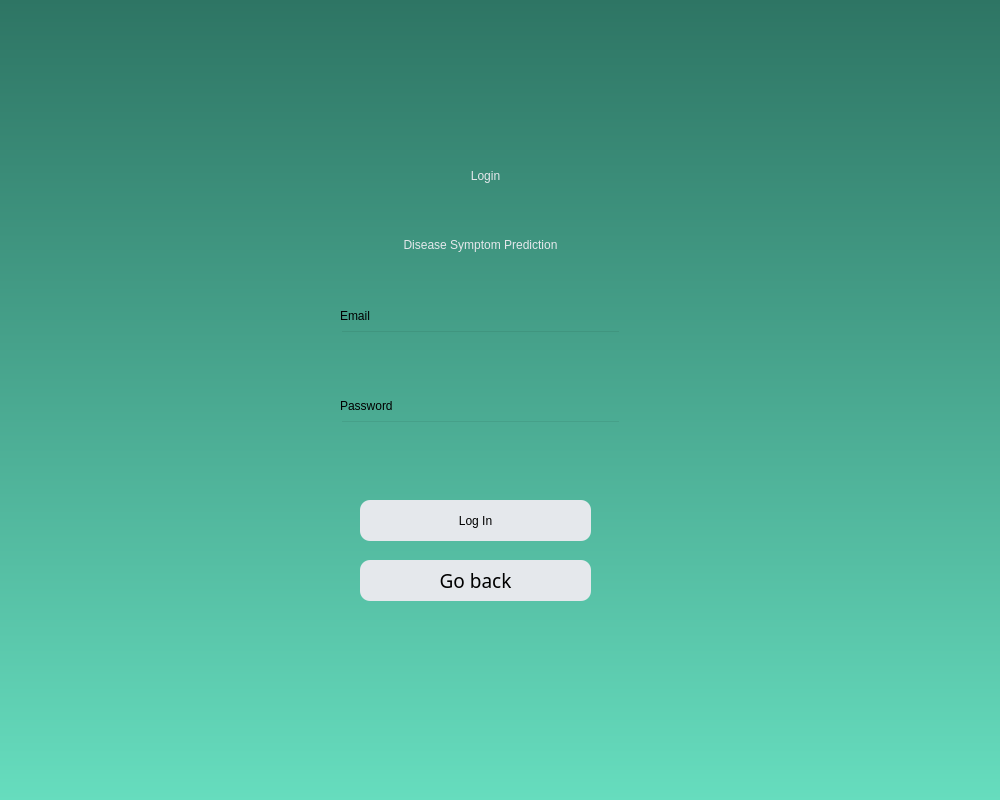
<?xml version="1.0" encoding="UTF-8"?>
<ui version="4.0">
 <class>Dialog</class>
 <widget class="QDialog" name="Dialog">
  <property name="geometry">
   <rect>
    <x>0</x>
    <y>0</y>
    <width>1000</width>
    <height>800</height>
   </rect>
  </property>
  <property name="windowTitle">
   <string>Dialog</string>
  </property>
  <property name="styleSheet">
   <string notr="true">QDialog{
background-color: qlineargradient(spread:pad, x1:0, y1:0, x2:0, y2:1, stop:0 rgba(46, 117, 100, 255), stop:1 rgba(102, 221, 190, 255))}</string>
  </property>
  <widget class="QLineEdit" name="EmailLine">
   <property name="geometry">
    <rect>
     <x>340</x>
     <y>330</y>
     <width>281</width>
     <height>41</height>
    </rect>
   </property>
   <property name="styleSheet">
    <string notr="true">background-color:rgba(0,0,0,0);
font: 12pt &quot;Century Gothic&quot;;</string>
   </property>
  </widget>
  <widget class="QLabel" name="label_invalid_line">
   <property name="geometry">
    <rect>
     <x>360</x>
     <y>470</y>
     <width>231</width>
     <height>21</height>
    </rect>
   </property>
   <property name="styleSheet">
    <string notr="true">font: 14pt &quot;Century Gothic&quot;; color:red;</string>
   </property>
   <property name="text">
    <string/>
   </property>
   <property name="alignment">
    <set>Qt::AlignCenter</set>
   </property>
  </widget>
  <widget class="QLabel" name="label_4">
   <property name="geometry">
    <rect>
     <x>340</x>
     <y>390</y>
     <width>71</width>
     <height>31</height>
    </rect>
   </property>
   <property name="styleSheet">
    <string notr="true">font: 11pt &quot;Century Gothic&quot;;</string>
   </property>
   <property name="text">
    <string>Password</string>
   </property>
  </widget>
  <widget class="QPushButton" name="goback_btn">
   <property name="geometry">
    <rect>
     <x>360</x>
     <y>560</y>
     <width>231</width>
     <height>41</height>
    </rect>
   </property>
   <property name="font">
    <font>
     <family>Century Gothic</family>
     <pointsize>14</pointsize>
     <italic>false</italic>
     <bold>false</bold>
    </font>
   </property>
   <property name="styleSheet">
    <string notr="true">border-radius:10px;
background-color: rgb(229, 232, 236);

font: 14pt &quot;Century Gothic&quot;;
</string>
   </property>
   <property name="text">
    <string>Go back</string>
   </property>
  </widget>
  <widget class="QLabel" name="label_login">
   <property name="geometry">
    <rect>
     <x>390</x>
     <y>140</y>
     <width>191</width>
     <height>71</height>
    </rect>
   </property>
   <property name="styleSheet">
    <string notr="true">font: 36pt &quot;Century Gothic&quot;;
color: rgb(229, 232, 236);
</string>
   </property>
   <property name="text">
    <string>Login</string>
   </property>
   <property name="alignment">
    <set>Qt::AlignCenter</set>
   </property>
  </widget>
  <widget class="QLineEdit" name="PasswordLine">
   <property name="geometry">
    <rect>
     <x>340</x>
     <y>420</y>
     <width>281</width>
     <height>41</height>
    </rect>
   </property>
   <property name="styleSheet">
    <string notr="true">background-color:rgba(0,0,0,0);
font: 12pt &quot;Century Gothic&quot;;</string>
   </property>
  </widget>
  <widget class="QPushButton" name="login_btn">
   <property name="geometry">
    <rect>
     <x>360</x>
     <y>500</y>
     <width>231</width>
     <height>41</height>
    </rect>
   </property>
   <property name="styleSheet">
    <string notr="true">border-radius:10px;
background-color: rgb(229, 232, 236);

font: 14pt &quot;Century Gothic&quot;;
</string>
   </property>
   <property name="text">
    <string>Log In</string>
   </property>
  </widget>
  <widget class="QLabel" name="label_3">
   <property name="geometry">
    <rect>
     <x>340</x>
     <y>300</y>
     <width>71</width>
     <height>31</height>
    </rect>
   </property>
   <property name="styleSheet">
    <string notr="true">font: 11pt &quot;Century Gothic&quot;;</string>
   </property>
   <property name="text">
    <string>Email</string>
   </property>
  </widget>
  <widget class="QLabel" name="label_DSP">
   <property name="geometry">
    <rect>
     <x>320</x>
     <y>220</y>
     <width>321</width>
     <height>50</height>
    </rect>
   </property>
   <property name="styleSheet">
    <string notr="true">font: 15pt &quot;Century Gothic&quot;;
color: rgb(229, 232, 236);</string>
   </property>
   <property name="text">
    <string>Disease Symptom Prediction</string>
   </property>
   <property name="alignment">
    <set>Qt::AlignCenter</set>
   </property>
  </widget>
 </widget>
 <resources/>
 <connections/>
</ui>
